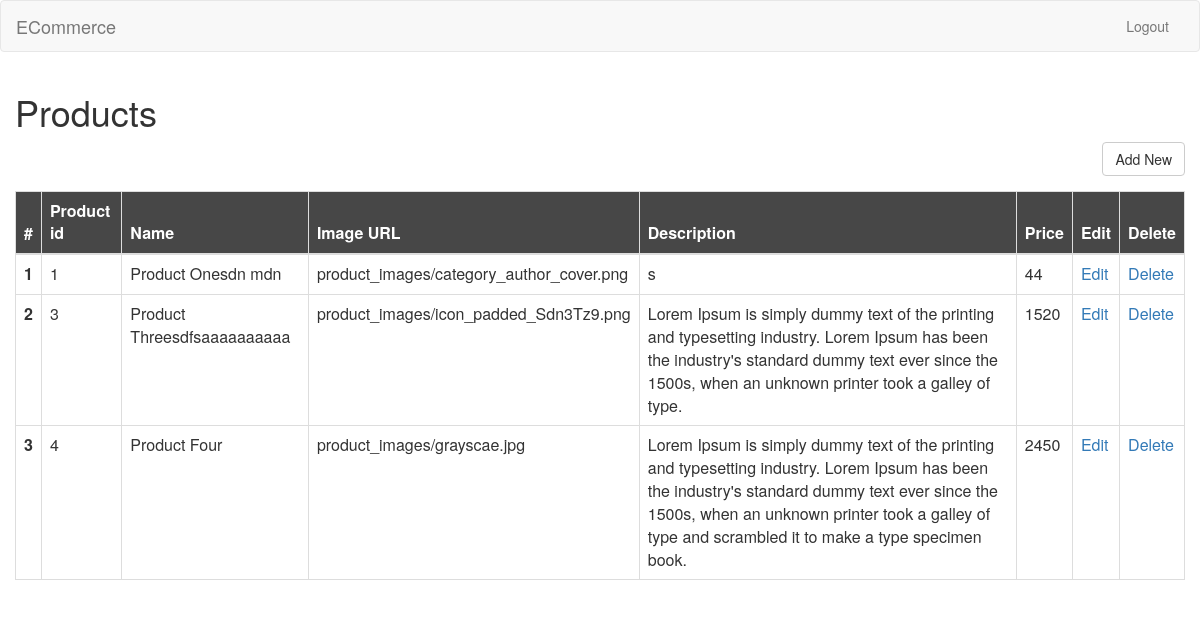
The page /admin_products/ on the database as committed earlier.
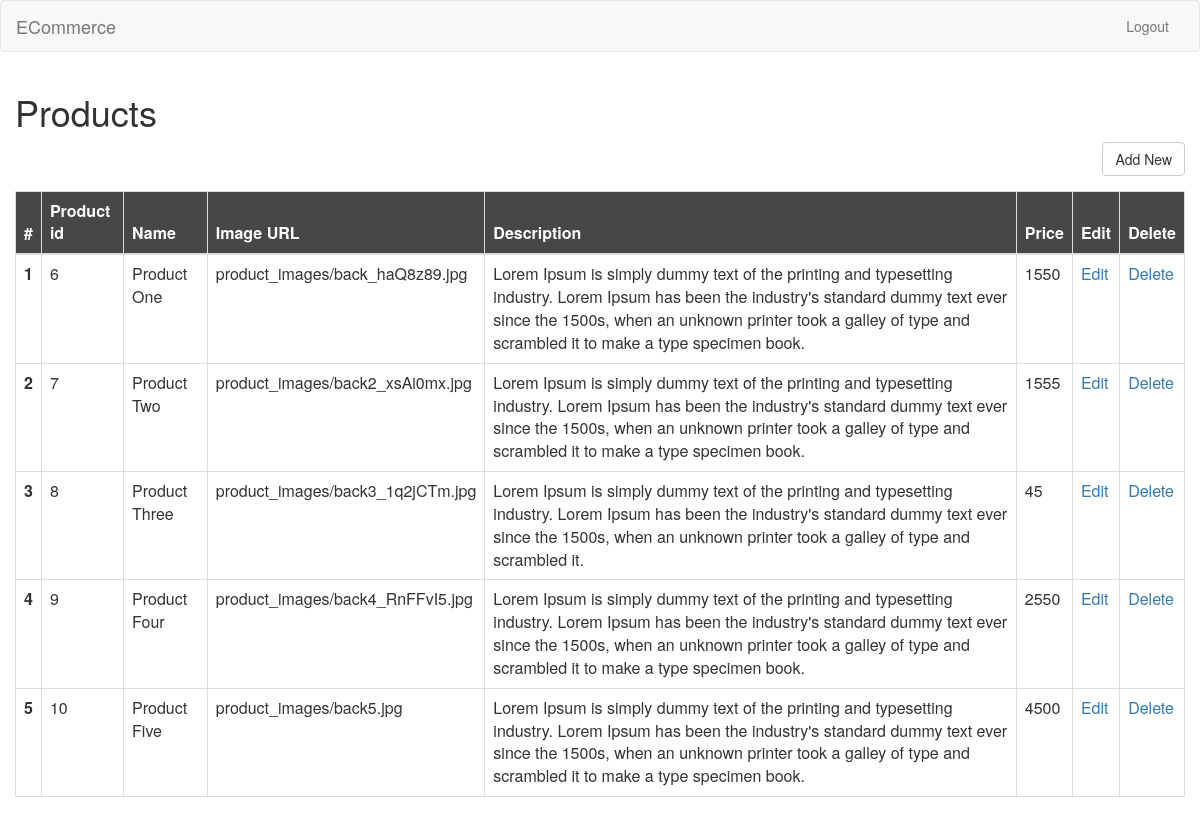
The same page on the database as committed later.
### products/models.py (models this page shows, shortened)
class Product(models.Model):
    product_id = models.AutoField(primary_key=True)
    name = models.CharField(max_length=50)
    image_url = models.ImageField(upload_to='product_images', default='default.png')
    description = models.CharField(max_length=250)
    price = models.DecimalField(max_digits=5,decimal_places=0)

### products/views.py (the view)
# urls.py: url(r'^admin_products/', views.admin_products),
def admin_products(request, res=None):
    Products = Product.objects.all()
    d = request.GET.get('res', None)
    return render(request, 'view_products.html', {'res': d, 'Products': Products})

### products/templates/view_products.html (shortened to what this page needs)
{% load staticfiles %}
<html lang="en">
    <head>
        <link href="{% static 'css/bootstrap.min.css' %}" rel="stylesheet" type="text/css" />
        <link href="{% static 'css/bootstrap.css' %}" rel="stylesheet" type="text/css" />
        <link href="{% static 'css/style.css' %}" rel="stylesheet" type="text/css" />
    </head>
<body>
    <nav class="navbar navbar-default">
      <div class="container-fluid">
        <div class="navbar-header">
          <a class="navbar-brand" href="/">ECommerce</a>
        </div>
        <div class="collapse navbar-collapse" id="bs-example-navbar-collapse-1">
          <ul class="nav navbar-nav navbar-right">
                <li><a href="/admin_logout/">Logout</a></li>
          </ul>
        </div>
      </div>
    </nav>
        <div id="page-content-wrapper">
            <div class="container-fluid">
                <div class="row">
                    <div class="col-lg-12 col-xs-12 horizontal">
                        <h1>Products </h1>
                        <div class="form-group pull-right">
                            <a href="/add_product" ><button class="btn btn-default">Add New</button></a>
                        </div>
						<table class="table table-hover table-bordered results table-responsive">
							<thead style="background-color:#474747;color:#fff">
								<tr>
									<th>#</th>
									<th>Product id</th>
									<th>Name</th>
									<th>Image URL</th>
									<th>Description</th>
									<th>Price</th>
									<th>Edit</th>
									<th>Delete</th>
								</tr>
							</thead>
							<tbody>
                                {% if not Products %}
                                    <tr class="warning no-result">
                                      <td colspan="4"><i class="fa fa-warning"></i> No result</td>
                                    </tr>
                                {% else %}
                                    {% for prod in Products %}
                                        <tr>
                                            <th>{{forloop.counter}}</th>
                                            <td>{{prod.product_id}}</td>
                                            <td>{{prod.name}}</td>
                                            <td>{{prod.image_url}}</td>
                                            <td>{{prod.description}}</td>
                                            <td>{{prod.price}}</td>
                                            <td><a href='/update_product/{{prod.product_id}}'>Edit</a></td>
                                            <td><a href='/delete_product/{{prod.product_id}}'>Delete</a></td>
                                        </tr>
                                    {% endfor %}
                                {% endif %}
							</tbody>
						</table>
					</div>
                </div>
            </div>
        </div>
</body>
</html>

Rows that differ between the two databases and show on the page:
removed Product: product_id "1", name "Product Onesdn mdn", image_url "product_images/category_author_cover.png", description "s", price "44"
removed Product: product_id "3", name "Product Threesdfsaaaaaaaaaa", image_url "product_images/icon_padded_Sdn3Tz9.png", description "Lorem Ipsum is simply dummy text of the printing and typesetting industry. Lorem Ipsum has been the industry's standard dummy text ever since the 1500s, when an unknown printer took a galley of type.", price "1520"
removed Product: product_id "4", name "Product Four", image_url "product_images/grayscae.jpg", description "Lorem Ipsum is simply dummy text of the printing and typesetting industry. Lorem Ipsum has been the industry's standard dummy text ever since the 1500s, when an unknown printer took a galley of type and scrambled it to make a type specimen book.", price "2450"
added Product: product_id "6", name "Product One", image_url "product_images/back_haQ8z89.jpg", description "Lorem Ipsum is simply dummy text of the printing and typesetting industry. Lorem Ipsum has been the industry's standard dummy text ever since the 1500s, when an unknown printer took a galley of type and scrambled it to make a type specimen book.", price "1550"
added Product: product_id "7", name "Product Two", image_url "product_images/back2_xsAi0mx.jpg", description "Lorem Ipsum is simply dummy text of the printing and typesetting industry. Lorem Ipsum has been the industry's standard dummy text ever since the 1500s, when an unknown printer took a galley of type and scrambled it to make a type specimen book.", price "1555"
added Product: product_id "8", name "Product Three", image_url "product_images/back3_1q2jCTm.jpg", description "Lorem Ipsum is simply dummy text of the printing and typesetting industry. Lorem Ipsum has been the industry's standard dummy text ever since the 1500s, when an unknown printer took a galley of type and scrambled it.", price "45"
added Product: product_id "9", name "Product Four", image_url "product_images/back4_RnFFvI5.jpg", description "Lorem Ipsum is simply dummy text of the printing and typesetting industry. Lorem Ipsum has been the industry's standard dummy text ever since the 1500s, when an unknown printer took a galley of type and scrambled it to make a type specimen book.", price "2550"
added Product: product_id "10", name "Product Five", image_url "product_images/back5.jpg", description "Lorem Ipsum is simply dummy text of the printing and typesetting industry. Lorem Ipsum has been the industry's standard dummy text ever since the 1500s, when an unknown printer took a galley of type and scrambled it to make a type specimen book.", price "4500"
